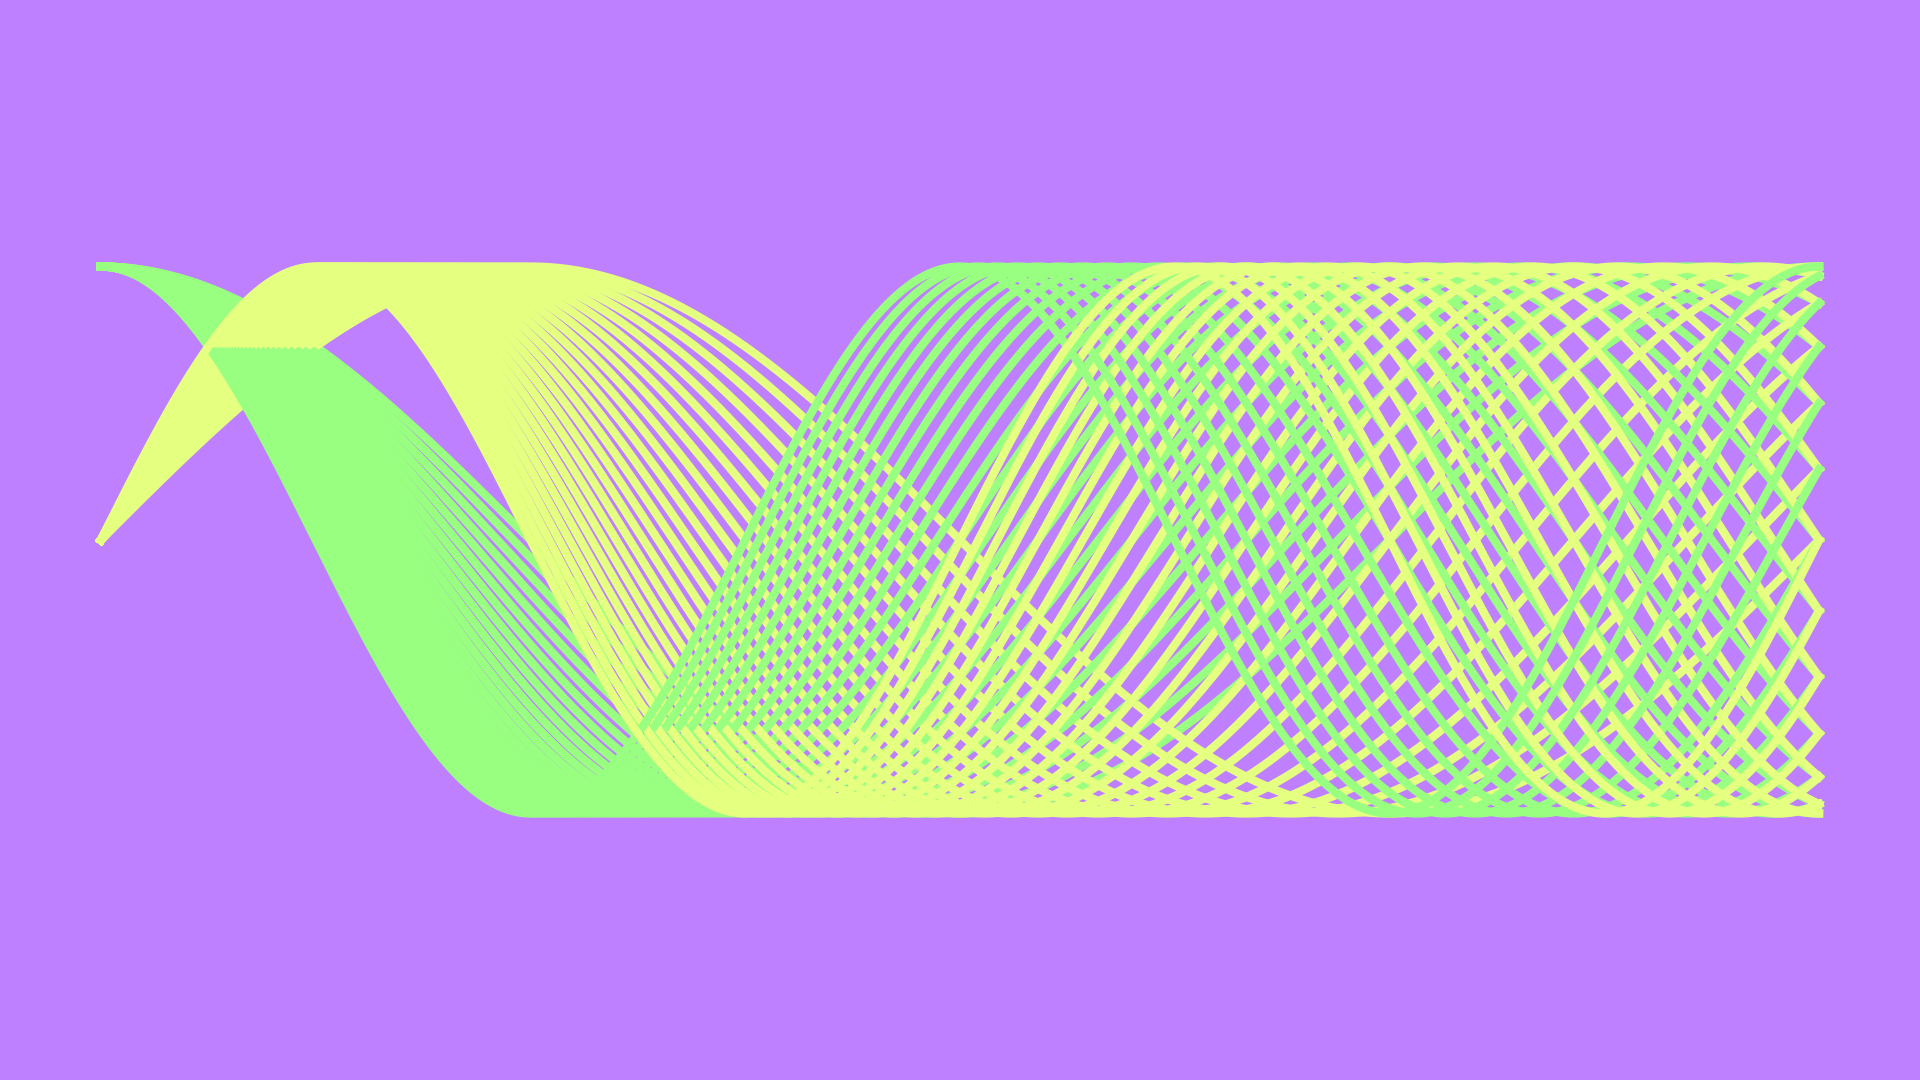

Write the Python code that produced this figure.
from pathlib import Path

import matplotlib.pyplot as plt
import numpy as np


def hsv2rgb(h: float, s: float, v: float) -> str:
    rgb: np.ndarray = np.round(255 * ((np.clip(np.abs(np.modf(h + np.array([0, 2, 1]) / 3)[0] * 6 - 3) - 1, 0, 1) - 1) * s + 1) * v).astype(int)
    return "#" + "".join(f"{i:02x}" for i in rgb)


def main() -> None:
    # config
    fp: Path = Path(__file__).resolve().with_suffix(".png")
    plt.rcParams["figure.dpi"] = 100
    plt.rcParams["figure.figsize"] = [19.2, 10.8]
    bgc: str = hsv2rgb(0.75, 0.5, 1)
    c0: str = hsv2rgb(0.3, 0.5, 1)
    c1: str = hsv2rgb(0.2, 0.5, 1)
    # generate figure
    fig: plt.Figure
    ax: plt.Axes
    fig, ax = plt.subplots()
    # plot
    t: np.ndarray = np.linspace(0, 2*np.pi, 3601, endpoint=True)
    n: int = 24
    for i in range(n+1):
        r: float = 1+i/n
        c: np.ndarray = np.cos(t*r)
        s: np.ndarray = np.sin(t*r)
        ax.plot(t, c, color=c0, linewidth=6)
        ax.plot(t, s, color=c1, linewidth=6)
    # arrange
    #ax.set_xlim(0, 1)
    #ax.set_ylim(0, 1)
    ax.axis("off")
    ax.set_aspect("equal")
    ax.set_facecolor(bgc)
    fig.set_facecolor(bgc)
    fig.tight_layout()
    # output
    fig.savefig(fp)
    plt.cla()
    plt.clf()
    plt.close(fig)
    return None


if __name__ == "__main__":
    main()
